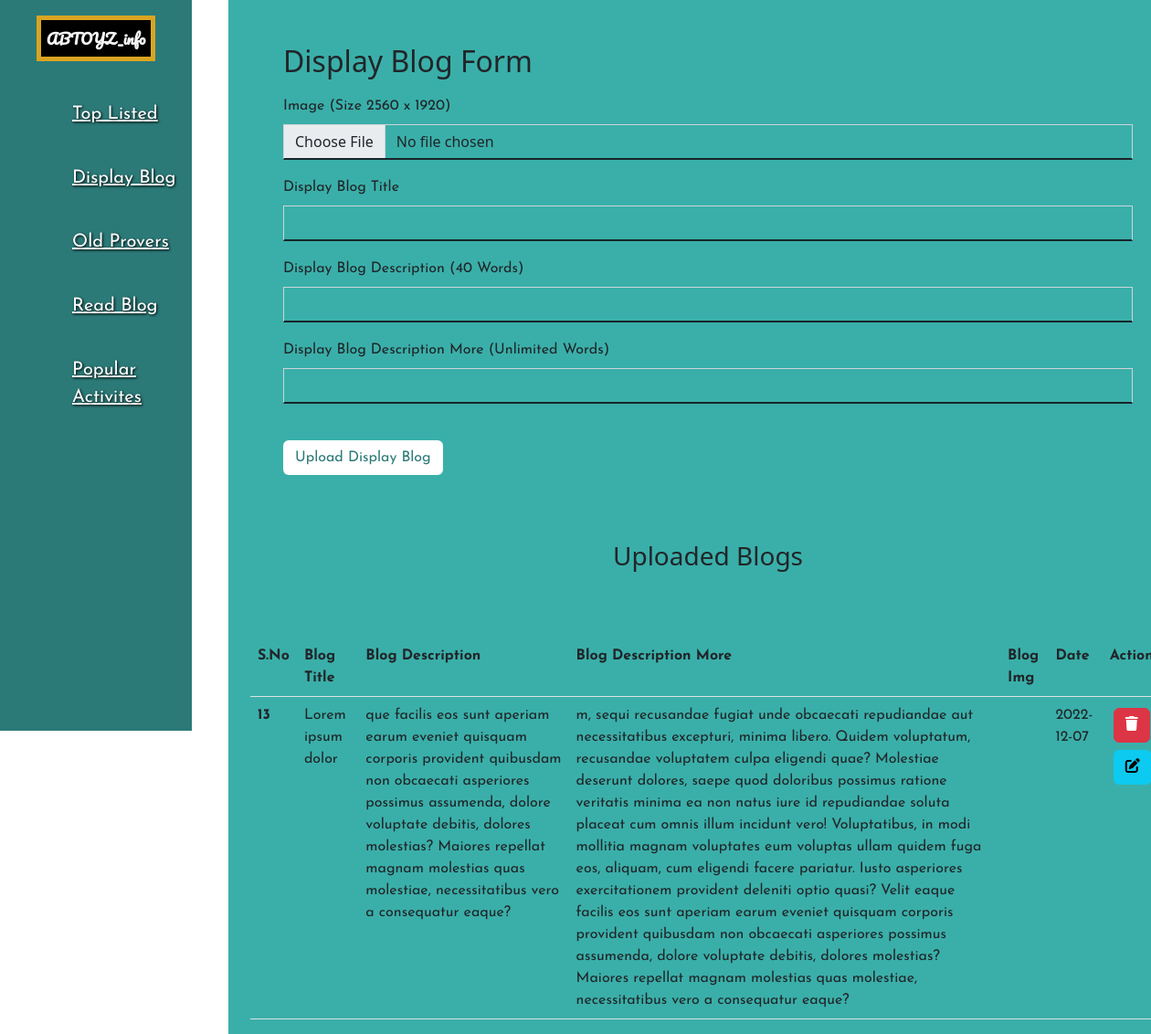
The page /display_blog.php on the database its author committed.
### tables this page shows
CREATE TABLE `display_blog` (
  `sno` int(11) NOT NULL,
  `display_blog_image` varchar(100) NOT NULL,
  `display_blog_title` varchar(200) NOT NULL,
  `display_blog_description` varchar(5000) NOT NULL,
  `display_blog_description_more` varchar(10000) NOT NULL,
  `date_time` timestamp NOT NULL DEFAULT current_timestamp() ON UPDATE current_timestamp(),
  `Date` date NOT NULL DEFAULT current_timestamp()
);

### display_blog.php (the view, shortened to what this page needs)
<?php
include 'partial/_dbconnect.php';
?>
<!doctype html>
<html lang="en">
<?php include 'partial/_head_tag.php' ?>
<body>
    <div class="container-fluid">
        <div class="row">
            <div class="col-lg-2 left-side ">
                <?php include 'partial/_side_panel.php' ?>
            </div>
            <div class="col-lg-10 right-side">
                <div class="display-blog m-5" id="display-blog">
                    <h2 class="mb-3">Display Blog Form</h2>
                    <form action="partial/_display_blog.php" method="POST" enctype="multipart/form-data">
                        <div class="mb-3 form-div">
                            <div class="mb-3 form-div">
                                <label for="d-image" class="form-label">Image (Size 2560 x 1920)</label>
                                <input type="file" class="form-control" name="d-image" id="d-image">
                            </div>
                            <label for="d-title" class="form-label">Display Blog Title</label>
                            <input type="text" class="form-control" id="d-title" name="d-title" aria-describedby="emailHelp">
                        </div>
                        <div class="mb-3 form-div">
                            <label for="d-des" class="form-label">Display Blog Description (40 Words)</label>
                            <input type="text" class="form-control" name="d-des" id="d-des">
                        </div>
                        <div class="mb-3 form-div">
                            <label for="d-des-m" class="form-label">Display Blog Description More (Unlimited
                                Words)</label>
                            <input type="text" class="form-control" row="3" name="d-des-m" id="d-des-m">
                        </div>
                        <button type="submit" class="btn upload-blog mt-4">Upload Display Blog</button>
                    </form>
                </div>
                <h3 class="text-center p-4">Uploaded Blogs</h3>
                <div class="mt-5 container overflow-auto">
                    <table class="table overflow-auto">
                        <tr>
                            <th>S.No</th>
                            <th>Blog Title</th>
                            <th>Blog Description</th>
                            <th>Blog Description More</th>
                            <th>Blog Img</th>
                            <th>Date</th>
                            <th>Action</th>
                        </tr>
                        <?php
                        $sql = "SELECT * FROM display_blog";
                        $result = mysqli_query($conn, $sql);
                        while ($row = mysqli_fetch_assoc($result)) { ?>
                            <tr>
                                <td class="fw-bold"><?php echo $row['sno'] ?></td>
                                <td><?php echo $row['display_blog_title'] ?></td>
                                <td><?php echo $row['display_blog_description'] ?></td>
                                <td><?php echo $row['display_blog_description_more'] ?></td>
                                <td>
                                    <div><img src="partial/<?php echo $row['display_blog_image'] ?>" alt="" width="150px" class="img-fluid"></div>
                                </td>
                                <td><?php echo $row['Date'] ?></td>
                                <td><a href="delete/_d_display_blog.php?sno=<?php echo $row['sno'] ?>" class="btn btn-danger m-1"><i class="fa-solid fa-trash"></i></a>
                                    <a href="edit/_e_display_blog.php?esno=<?php echo $row['sno'] ?>" class="btn btn-info m-1"><i class="fa-solid fa-pen-to-square"></i></a>
                                </td>
                            </tr>
                        <?php } ?>
                    </table>
                </div>
            </div>
        </div>
    </div>
</body>
</html>

### css/admin.css (style rules this page uses)
:root { --ffont: 'Pacifico', cursive; --sfont: 'Josefin Sans', sans-serif; --color1: #17252a; --color2: #2b7a78; --color3: #3aafa9; --color4: #def2f1; }
.left-side { height: 100vh; background-color: var(--color2); position: fixed; display: flex; align-items: center; flex-direction: column; }
.right-side { min-height: 100vh; background-color: var(--color3); margin-left: 250px; }
.form-div input { border-bottom: 2px solid var(--color1); border-radius: 0px; background-color: var(--color3); }
.upload-blog { font-family: var(--sfont); color: var(--color2); background-color: #fff; }
form label { font-family: var(--sfont); }
table tr th, td { font-family: var(--sfont); }

### rows shown on the page
display_blog: sno "13", display_blog_title "Lorem ipsum dolor", display_blog_description "que facilis eos sunt aperiam earum eveniet quisquam corporis provident quibusdam non obcaecati asperiores possimus assumenda, dolore voluptate debitis, dolores molestias? Maiores repellat magnam molestias quas molestiae, necessitatibus vero a consequatur eaque?", display_blog_description_more "m, sequi recusandae fugiat unde obcaecati repudiandae aut necessitatibus excepturi, minima libero. Quidem voluptatum, recusandae voluptatem culpa eligendi quae? Molestiae deserunt dolores, saepe quod doloribus possimus ratione veritatis minima ea non natus iure id repudiandae soluta placeat cum omnis illum incidunt vero! Voluptatibus, in modi mollitia magnam voluptates eum voluptas ullam quidem fuga eos, aliquam, cum eligendi facere pariatur. Iusto asperiores exercitationem provident deleniti optio quasi? Velit eaque facilis eos sunt aperiam earum eveniet quisquam corporis provident quibusdam non obcaecati asperiores possimus assumenda, dolore voluptate debitis, dolores molestias? Maiores…", Date "2022-12-07"
